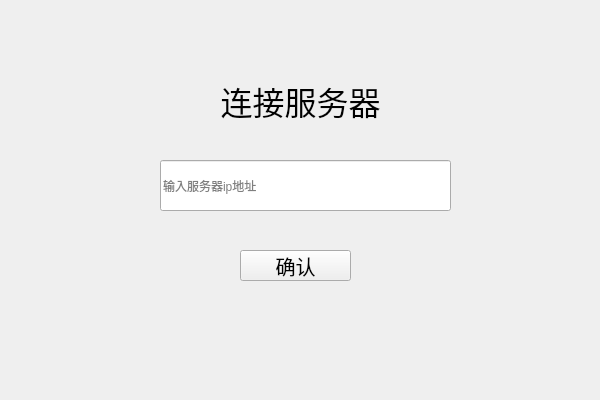
<?xml version="1.0" encoding="UTF-8"?>
<ui version="4.0">
 <class>Connect_ServerClass</class>
 <widget class="QWidget" name="Connect_ServerClass">
  <property name="geometry">
   <rect>
    <x>0</x>
    <y>0</y>
    <width>600</width>
    <height>400</height>
   </rect>
  </property>
  <property name="windowTitle">
   <string>Connect_Server</string>
  </property>
  <widget class="QLabel" name="label">
   <property name="geometry">
    <rect>
     <x>160</x>
     <y>80</y>
     <width>281</width>
     <height>41</height>
    </rect>
   </property>
   <property name="font">
    <font>
     <pointsize>24</pointsize>
    </font>
   </property>
   <property name="text">
    <string>连接服务器</string>
   </property>
   <property name="alignment">
    <set>Qt::AlignmentFlag::AlignCenter</set>
   </property>
  </widget>
  <widget class="QLineEdit" name="lineEdit">
   <property name="geometry">
    <rect>
     <x>160</x>
     <y>160</y>
     <width>291</width>
     <height>51</height>
    </rect>
   </property>
   <property name="placeholderText">
    <string>输入服务器ip地址</string>
   </property>
  </widget>
  <widget class="QPushButton" name="pushButton">
   <property name="geometry">
    <rect>
     <x>240</x>
     <y>250</y>
     <width>111</width>
     <height>31</height>
    </rect>
   </property>
   <property name="font">
    <font>
     <pointsize>15</pointsize>
    </font>
   </property>
   <property name="text">
    <string>确认</string>
   </property>
  </widget>
 </widget>
 <layoutdefault spacing="6" margin="11"/>
 <resources/>
 <connections>
  <connection>
   <sender>pushButton</sender>
   <signal>clicked()</signal>
   <receiver>Connect_ServerClass</receiver>
   <slot>ip_confirmed()</slot>
   <hints>
    <hint type="sourcelabel">
     <x>309</x>
     <y>263</y>
    </hint>
    <hint type="destinationlabel">
     <x>516</x>
     <y>358</y>
    </hint>
   </hints>
  </connection>
 </connections>
 <slots>
  <slot>ip_confirmed()</slot>
 </slots>
</ui>
